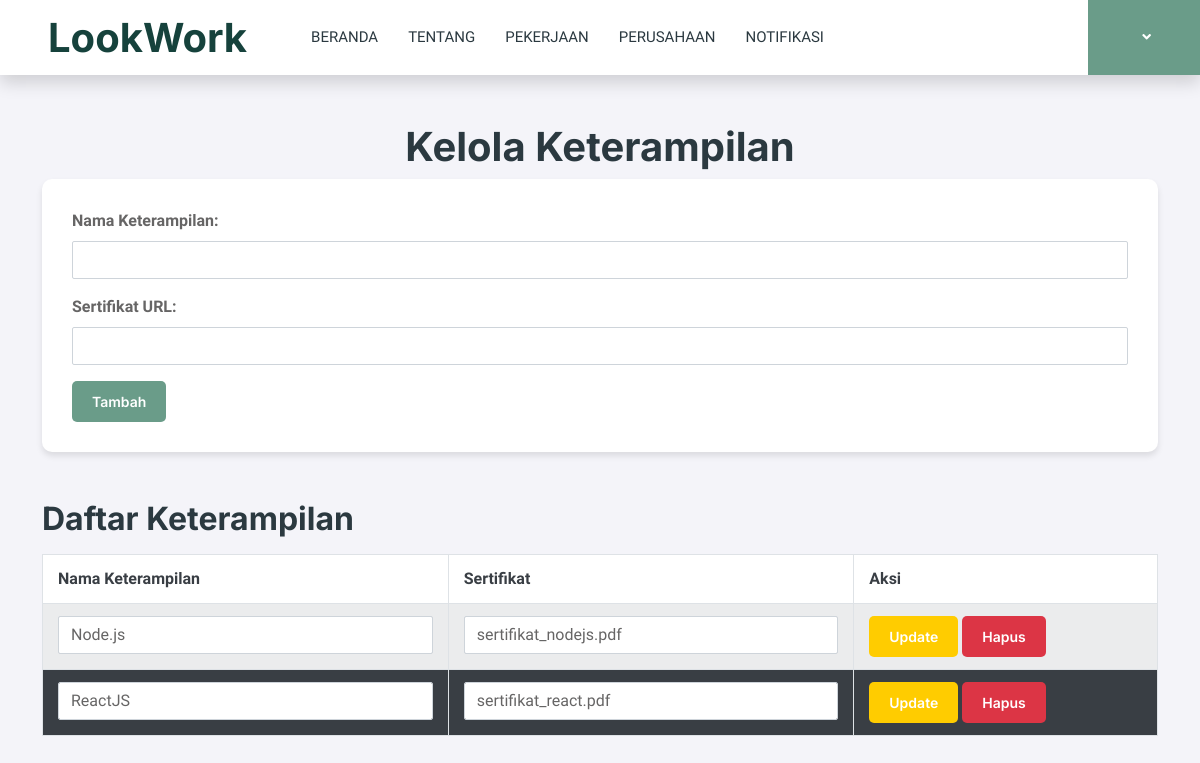
Page /user/skills.php (signed in) on the committed database.
### tables this page shows
CREATE TABLE `keterampilan` (
  `id_keterampilan` int(11) NOT NULL,
  `id_pencari_kerja` int(11) NOT NULL,
  `nama_keterampilan` varchar(255) DEFAULT NULL,
  `sertifikat_url` varchar(255) DEFAULT NULL
);

### user/skills.php (the view, shortened to what this page needs)
<?php
require 'db_connect.php';
$id_pengguna = $_SESSION['pengguna_id'];
$query = $conn->prepare("SELECT * FROM keterampilan WHERE id_pencari_kerja = ?");
$query->bind_param("i", $id_pengguna);
$query->execute();
$keterampilan = $query->get_result();
?>
<!DOCTYPE html>
<html lang="en">
<head>
    <link href="https://cdnjs.cloudflare.com/ajax/libs/font-awesome/5.10.0/css/all.min.css" rel="stylesheet">
    <link href="https://cdn.jsdelivr.net/npm/bootstrap-icons@1.4.1/font/bootstrap-icons.css" rel="stylesheet">
    <link href="lib/animate/animate.min.css" rel="stylesheet">
    <link href="lib/owlcarousel/assets/owl.carousel.min.css" rel="stylesheet">
    <link href="css/bootstrap.min.css" rel="stylesheet">
    <link href="css/style.css" rel="stylesheet">
</head>
<body>
        <nav class="navbar navbar-expand-lg bg-white navbar-light shadow sticky-top p-0">
       <a href="indexx.php" class="navbar-brand d-flex align-items-center text-center py-0 px-4 px-lg-5">
       <h1 class="m-0" style="color: #16423C;">LookWork</h1>
       </a>
            <div class="collapse navbar-collapse" id="navbarCollapse">
                    <div class="navbar-nav me-auto p-4 p-lg-0">
                        <a href="indexx.php#beranda" class="nav-item nav-link ">Beranda</a>
                        <a href="indexx.php#tentang" class="nav-item nav-link">Tentang</a>
                        <?php if(isset($_SESSION['username']) && $_SESSION['peran'] === 'pencari_kerja'): ?>
                        <a href="daftar_pekerjaan.php" class="nav-item nav-link ">Pekerjaan</a>
                        <a href="daftar_perusahaan.php" class="nav-item nav-link">Perusahaan</a>
                        <a href="notifikasi.php" class="nav-item nav-link">Notifikasi</a>
                        <?php endif; ?>
                    </div>
                    <?php if (isset($_SESSION['username'])): ?>
                <div class="dropdown">
                    <a href="#" class="btn btn-primary rounded-0 py-4 px-lg-5 d-none d-lg-block dropdown-toggle" style="background-color: #6A9C89; border-color: #6A9C89;" data-bs-toggle="dropdown">
                    </a>
                </div>
            <?php endif; ?>
        </nav>
        <div class="container mt-5">
        <h1>Kelola Keterampilan</h1>
        <form action="process.php" method="POST" class="form-style">
            <div class="mb-3">
                <label for="nama_keterampilan" class="form-label">Nama Keterampilan:</label>
                <input type="text" name="nama_keterampilan" class="form-control" required>
            </div>
            <div class="mb-3">
                <label for="sertifikat_url" class="form-label">Sertifikat URL:</label>
                <input type="url" name="sertifikat_url" class="form-control">
            </div>
            <button type="submit" class="btn btn-success">Tambah</button>
        </form>
        <h2 class="mt-5">Daftar Keterampilan</h2>
        <table class="table table-bordered table-striped mt-3">
            <thead>
                <tr>
                    <th>Nama Keterampilan</th>
                    <th>Sertifikat</th>
                    <th>Aksi</th>
                </tr>
            </thead>
            <tbody>
                <?php while ($row = $keterampilan->fetch_assoc()): ?>
                <tr>
                    <form action="process.php" method="POST">
                        <td><input type="text" name="nama_keterampilan" value="<?= htmlspecialchars($row['nama_keterampilan']); ?>" class="form-control"></td>
                        <td><input type="url" name="sertifikat_url" value="<?= htmlspecialchars($row['sertifikat_url']); ?>" class="form-control"></td>
                        <td>
                            <button type="submit" class="btn btn-warning">Update</button>
                            <a href="process.php?action=delete_skill&id_keterampilan=<?= $row['id_keterampilan']; ?>" class="btn btn-danger">Hapus</a>
                        </td>
                    </form>
                </tr>
                <?php endwhile; ?>
            </tbody>
        </table>
    </div>
</body>
</html>

### user/css/style.css (style rules this page uses)
:root { --primary: #6A9C89; --secondary: #2B9BFF; --light: #EFFDF5; --dark: #2B3940; }
.btn { font-family: 'Inter', sans-serif; font-weight: 600; transition: .5s; }
.btn.btn-primary, .btn.btn-secondary { color: #FFFFFF; }
.navbar { width: 100%; padding: 0; position: sticky; top: 0; z-index: 1030; }
.navbar .dropdown-toggle::after { border: none; content: "\f107"; font-family: "Font Awesome 5 Free"; font-weight: 900; vertical-align: middle; margin-left: 5px; transition: .5s; }
.navbar-dark .navbar-nav .nav-link, .navbar-light .navbar-nav .nav-link { margin-right: 30px; padding: 25px 0; color: #FFFFFF; font-size: 15px; text-transform: uppercase; outline: none; }
.navbar-light .navbar-brand, .navbar-light a.btn { height: 75px; }
.navbar-light .navbar-nav .nav-link { color: var(--dark); font-weight: 500; }
.navbar-light.sticky-top { top: -100px; }
.navbar-collapse { width: 100%; padding: 0; }
.navbar .btn { margin-left: auto; margin-right: 0; padding-right: 20px; }
.table th { background-color: #6A9C89; color: white; }
.table tr:nth-child(even) { background-color: #f4f4f4; }
.table tr:nth-child(odd) { background-color: #ffffff; }
.table td { color: #393e44; }

### user/skills.php (style rules this page uses)
body { font-family: 'Heebo', sans-serif; background-color: #f4f4f9; }
h1 { text-align: center; }
.form-style { background-color: #ffffff; padding: 30px; border-radius: 10px; box-shadow: 0px 4px 6px rgba(0, 0, 0, 0.1); }
.form-label { font-weight: bold; }
table { width: 100%; border-collapse: collapse; margin-bottom: 30px; }
.table th { background-color: #ffffff; color: #393e44; padding: 12px 15px; text-align: left; font-weight: bold; }
.table tr:nth-child(even) { background-color: #393e44; color: white; }
.table tr:nth-child(odd) { background-color: #f8f9fa; }
.table td { padding: 12px 15px; border: 1px solid #dee2e6; text-align: left; }
.btn { border-radius: 5px; padding: 10px 20px; font-size: 14px; cursor: pointer; }
.btn-warning { background-color: #ffcc00; border: none; color: white; }
.btn-danger { background-color: #dc3545; border: none; color: white; }
.btn-success { background-color: #6A9C89; border: none; color: white; }

### rows in the picture
keterampilan: nama_keterampilan "Node.js", sertifikat_url "sertifikat_nodejs.pdf"
keterampilan: nama_keterampilan "ReactJS", sertifikat_url "sertifikat_react.pdf"
